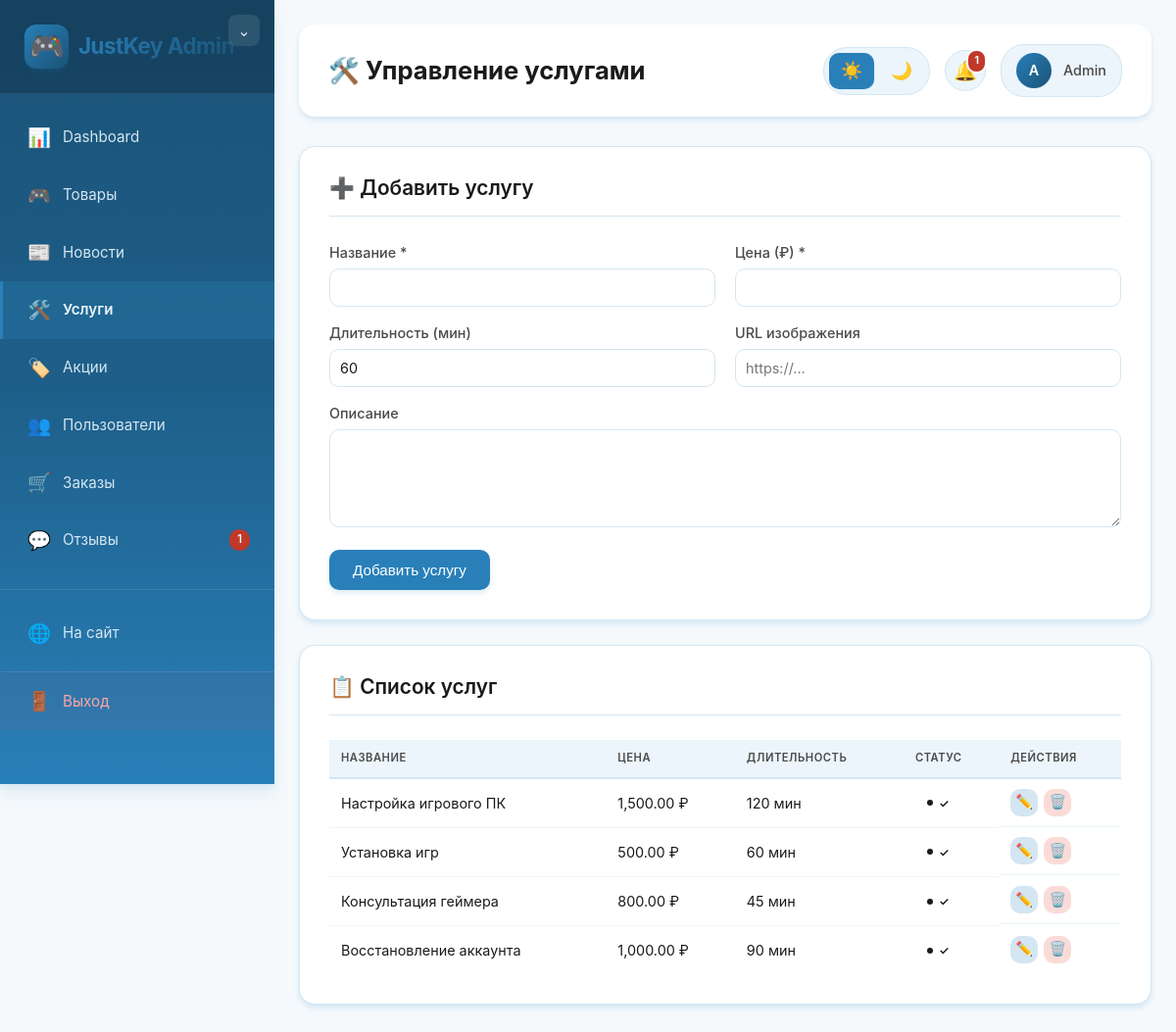
Screenshot of /admin/services.php (signed in) with the database file from the repository.
### tables this page shows
CREATE TABLE services (
    id INT AUTO_INCREMENT PRIMARY KEY,
    name VARCHAR(255) NOT NULL,
    description TEXT,
    price DECIMAL(10, 2) NOT NULL,
    duration INT DEFAULT 60,
    image_url VARCHAR(255),
    is_active BOOLEAN DEFAULT TRUE,
    created_at TIMESTAMP DEFAULT CURRENT_TIMESTAMP
);

### admin/services.php (the view, shortened to what this page needs)
<?php
require_once '../config.php';
$stmt = $pdo->query("SELECT * FROM services ORDER BY created_at DESC");
$services = $stmt->fetchAll();
?>
<!DOCTYPE html>
<html lang="ru">
<head>
    <link rel="stylesheet" href="../style.css">
    <link rel="stylesheet" href="admin-style.css">
</head>
<body class="admin-body">
    <div class="admin-container">
        <?php include 'includes/sidebar.php'; ?>
        <main class="admin-main">
            <header class="admin-header">
                <h1>🛠️ Управление услугами</h1>
                <?php include 'includes/theme-toggle.php'; ?>
            </header>
            <div class="admin-form">
                <h2>➕ Добавить услугу</h2>
                <form method="POST">
                    <div class="form-row">
                        <div class="form-group">
                            <label>Название *</label>
                            <input type="text" name="name" required>
                        </div>
                        <div class="form-group">
                            <label>Цена (₽) *</label>
                            <input type="number" name="price" step="0.01" min="0" required>
                        </div>
                    </div>
                    <div class="form-row">
                        <div class="form-group">
                            <label>Длительность (мин)</label>
                            <input type="number" name="duration" value="60" min="0">
                        </div>
                        <div class="form-group">
                            <label>URL изображения</label>
                            <input type="url" name="image_url" placeholder="https://...">
                        </div>
                    </div>
                    <div class="form-group">
                        <label>Описание</label>
                        <textarea name="description" rows="4"></textarea>
                    </div>
                    <button type="submit" class="btn btn-primary">Добавить услугу</button>
                </form>
            </div>
            <div class="admin-form">
                <h2>📋 Список услуг</h2>
                <table class="admin-table admin-table-compact">
                    <thead>
                        <tr>
                            <th>Название</th>
                            <th>Цена</th>
                            <th>Длительность</th>
                            <th>Статус</th>
                            <th>Действия</th>
                        </tr>
                    </thead>
                    <tbody>
                        <?php foreach ($services as $service): ?>
                        <tr>
                            <td><?= htmlspecialchars($service['name'] ?? 'Без названия') ?></td>
                            <td><?= number_format($service['price'] ?? 0, 2) ?> ₽</td>
                            <td><?= htmlspecialchars($service['duration'] ?? 0) ?> мин</td>
                            <td>
                                <span class="status-badge status-badge-<?= !empty($service['is_active']) ? 'active' : 'inactive' ?>">
                                    <?= !empty($service['is_active']) ? '✓' : '✗' ?>
                                </span>
                            </td>
                            <td class="actions actions-compact">
                                <button class="btn-icon btn-edit" onclick='editService({
                                    id: <?= $service['id'] ?? 0 ?>,
                                    name: "<?= addslashes($service['name'] ?? '') ?>",
                                    description: "<?= addslashes($service['description'] ?? '') ?>",
                                    price: <?= $service['price'] ?? 0 ?>,
                                    duration: <?= $service['duration'] ?? 0 ?>,
                                    image_url: "<?= addslashes($service['image_url'] ?? '') ?>",
                                    is_active: <?= $service['is_active'] ?? 0 ?>
                                })'>✏️</button>
                                <form method="POST" style="display:inline;" onsubmit="return confirm('Удалить услугу?')">
                                    <button type="submit" class="btn-icon btn-delete">🗑️</button>
                                </form>
                            </td>
                        </tr>
                        <?php endforeach; ?>
                    </tbody>
                </table>
            </div>
        </main>
    </div>
</body>
</html>

### style.css (style rules this page uses)
:root { --primary-color: #2980b9; --primary-dark: #1f6391; --primary-light: #3498db; --secondary-color: #1a5276; --accent-color: #f39c12; --bg-primary: #ffffff; --bg-secondary: #f5f9fc; --bg-tertiary: #ebf5fb; --bg-card: #ffffff; --text-primary: #1a1a1a; --text-secondary: #4a4a4a; --text-muted: #8a8a8a; --border-color: #d6eaf8; --shadow-sm: 0 1px 2px 0 rgba(41, 128, 185, 0.06); --shadow-md: 0 4px 6px -1px rgba(41, 128, 185, 0.1); --shadow-lg: 0 10px 15px -3px rgba(41, 128, 185, 0.1); --shadow-xl: 0 20px 25px -5px rgba(41, 128, 185, 0.12); --success-color: #27ae60; --warning-color: #f39c12; --error-color: #e74c3c; --info-color: #2980b9; --gradient-primary: linear-gradient(135deg, #2980b9 0%, #1a5276 100%); --gradient-secondary: linear-gradient(135deg, #3498db 0%, #2980b9 100%); --gradient-gaming: linear-gradient(135deg, #2980b9 0%, #0e3a52 100%); }
* { margin: 0; padding: 0; box-sizing: border-box; }
html { scroll-behavior: smooth; font-size: 16px; }
body { font-family: 'Inter', -apple-system, BlinkMacSystemFont, 'Segoe UI', Roboto, sans-serif; background-color: var(--bg-primary); color: var(--text-primary); line-height: 1.6; transition: background-color 0.3s ease, color 0.3s ease; overflow-x: hidden; }
h1, h2, h3, h4, h5, h6 { font-weight: 700; line-height: 1.2; margin-bottom: 1rem; }
h1 { font-size: 3rem; }
h2 { font-size: 2.5rem; }
.btn-icon { width: 42px; height: 42px; border-radius: 10px; background: var(--bg-secondary); border: none; color: var(--text-primary); cursor: pointer; display: flex; align-items: center; justify-content: center; transition: all 0.3s ease; position: relative; font-size: 1.2rem; }
.btn { padding: 0.75rem 1.5rem; border-radius: 10px; border: none; font-weight: 600; cursor: pointer; transition: all 0.3s ease; display: inline-flex; align-items: center; justify-content: center; gap: 0.5rem; font-size: 1rem; text-align: center; }
.btn-primary { background: var(--gradient-primary); color: white; box-shadow: var(--shadow-md); }
.form-row { display: grid; grid-template-columns: 1fr 1fr; gap: 1rem; }
.form-group { margin-bottom: 1.5rem; }
.form-group label { display: block; margin-bottom: 0.5rem; font-weight: 600; color: var(--text-secondary); }
.form-group input, .form-group select, .form-group textarea { width: 100%; padding: 0.875rem 1rem; border: 2px solid var(--border-color); border-radius: 10px; background: var(--bg-primary); color: var(--text-primary); font-size: 1rem; transition: all 0.3s ease; }

### rows the page displays
services: name "Настройка игрового ПК", price "1,500.00", duration "120"
services: name "Установка игр", price "500.00", duration "60"
services: name "Консультация геймера", price "800.00", duration "45"
services: name "Восстановление аккаунта", price "1,000.00", duration "90"

### other values shown
$pending_count "1"
min($total_notifications, 99) "1"
substr($_SESSION['login'] ?? 'A', 0, 1) "A"
$_SESSION['login'] "Admin"
